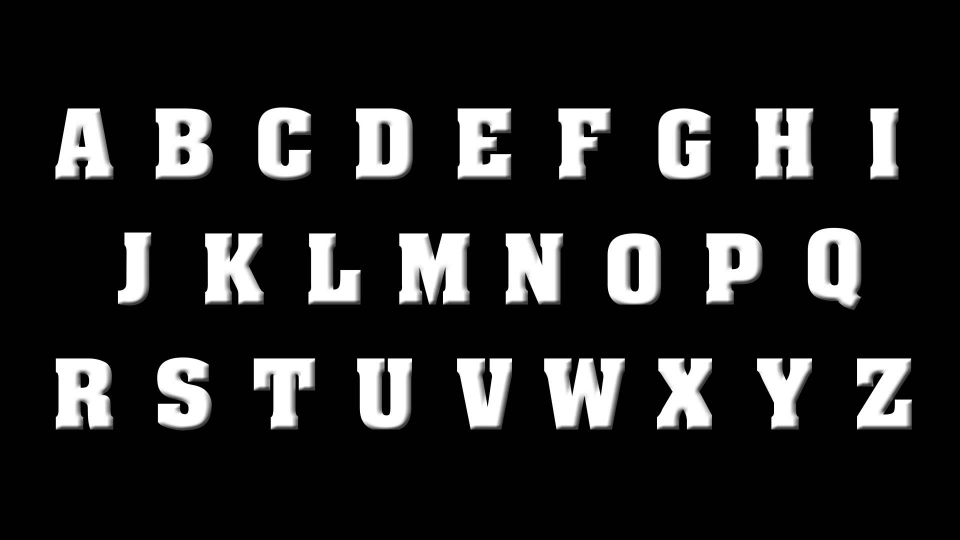
#> input picture wk5/letters.jpg, 1920 x 1080 px (shown at 1/2 size)
$ python extractingObjectsWithContours.py --image letters.jpg
#> lines starting #> are read from the running program, lines starting #| are printed output that depends on the picture
#http://blog.ayoungprogrammer.com/2013/01/equation-ocr-part-1-using-contours-to.html/
#matlab example -- https://www.mathworks.com/help/vision/examples/automatically-detect-and-recognize-text-in-natural-images.html
#python3 extractingObjectsWithContours.py --image letters.jpg


##if we need blank canvas for later..
##canvas = np.zeros((colSize+1,rowSize+1,3), dtype="uint8")

import argparse
import cv2
import numpy as np

ap = argparse.ArgumentParser()
ap.add_argument("-i", "--image", required=True,
           help="Path to the image")
args = vars(ap.parse_args())

image = cv2.imread(args["image"])
#> image is the input picture: shape (1080, 1920, 3); min 0, max 255, mean 36

rowSize = image.shape[1]
#> rowSize = 1920
colSize = image.shape[0]
#> colSize = 1080

cv2.imshow("origional image", image)
cv2.waitKey(0)


#canvas = np.zeros((colSize+1,rowSize+1,3), dtype="uint8")


####### RESIZING ########

#define new image width to be 150
#so we need to compute ratio of old height to new height thus..
r = 450 / image.shape[1]
#> r = 0.234
dim = (450, int(image.shape[0] * r))
#> dim = (450, 253)
resized = cv2.resize(image, dim, interpolation = cv2.INTER_AREA)
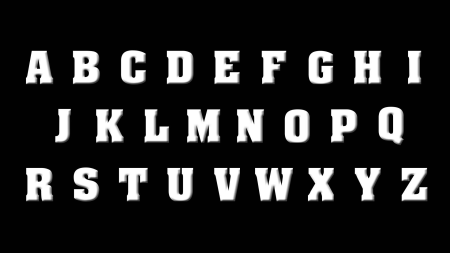
#> resized: shape (253, 450, 3); min 0, max 255, mean 36

cv2.imshow("resized with width: {}".format("450"), resized)
cv2.waitKey(0)
